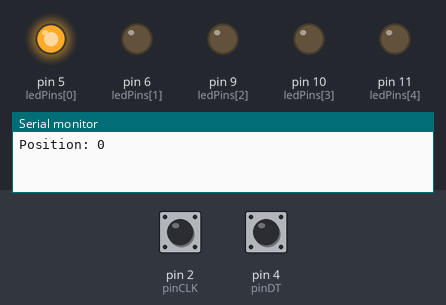
The sketch below on a simulated Arduino Uno, built with avr-gcc and run on an emulated ATmega328P. Shown: output pins drawn as LEDs (lit = HIGH), the last lines printed to the serial monitor. Inputs (shaded band) come from the test bench; at power-on: pin 2 (pinCLK) HIGH, pin 4 (pinDT) HIGH.

Above: at 1.2 s.
1.3 s: pin 2 (pinCLK) pulled LOW for 0.15 s
At 1.37 s:
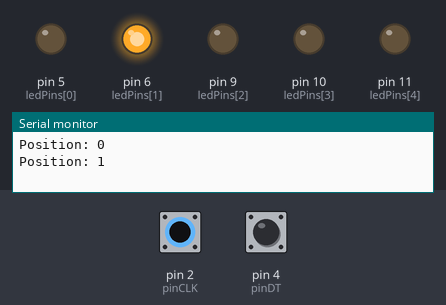
2.9 s: pin 2 (pinCLK) pulled LOW for 3.2 s
At 7.5 s:
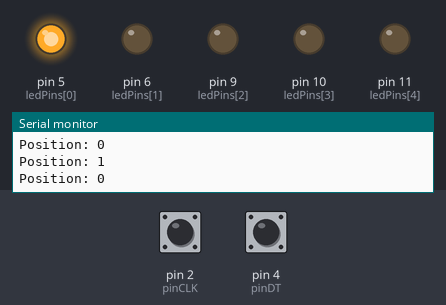
Timing chart, 0 to 9.0 s (numbered marks = the images above; inputs shaded):
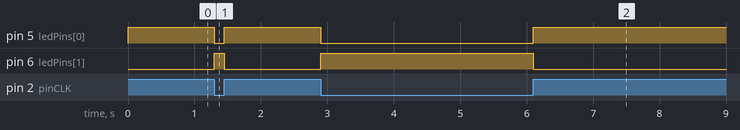

Measured:
- after the input at 1.3 s, pin 5 (ledPins[0]): HIGH → LOW at once, → HIGH 0.15 s later; pin 6 (ledPins[1]): LOW → HIGH at once, → LOW 0.15 s later
- after the input at 2.9 s, pin 5 (ledPins[0]): HIGH → LOW at once, → HIGH 3.2 s later; pin 6 (ledPins[1]): LOW → HIGH at once, → LOW 3.2 s later

The sketch:

lab05scoll_copy.ino
```cpp
// Define the connection pins for the rotary encoder
const int pinCLK = 2; // Connected to CLK on the encoder
const int pinDT = 4;  // Connected to DT on the encoder
int encoderPos = 0; // Start position for the encoder
int lastEncoderPos = 0; // Stores the last position of the encoder
boolean encoderALast = LOW;
boolean encoderB;

// Define the LEDs and the number of LEDs
const int ledPins[] = {5, 6, 9, 10, 11}; // Connect LEDs to these pins
const int numLeds = sizeof(ledPins) / sizeof(int);

void setup() {
  // Setup the LED pins
  for (int i = 0; i < numLeds; i++) {
    pinMode(ledPins[i], OUTPUT);
    digitalWrite(ledPins[i], LOW); // Make sure all LEDs are off initially
  }

  // Setup the encoder pins
  pinMode(pinCLK, INPUT);
  pinMode(pinDT, INPUT);

  // Enable pull-up resistor
  digitalWrite(pinCLK, HIGH);
  digitalWrite(pinDT, HIGH);

  // Initialize the serial port (for debugging)
  Serial.begin(9600);
}

void loop() {
  // Read the current state of CLK
  boolean encoderA = digitalRead(pinCLK);

  // If the previous and the current state of CLK are different, then a pulse occurred
  if (encoderA != encoderALast) { // Means the knob is rotating
    // If the DT state is different than the CLK state, that means the encoder is rotating clockwise
    if (digitalRead(pinDT) != encoderA) {
      encoderPos++;
      if (encoderPos >= numLeds) {
        encoderPos = numLeds - 1; // Prevent going beyond the last LED
      }
    } else {
      encoderPos--;
      if (encoderPos < 0) {
        encoderPos = 0; // Prevent going below the first LED
      }
    }
    // Update LEDs to reflect new position
    updateLEDs(encoderPos);

    Serial.print("Position: ");
    Serial.println(encoderPos); // Output for debugging
  }
  encoderALast = encoderA; // Update the previous state of CLK with the current state
}

void updateLEDs(int position) {
  // Turn off all LEDs first
  for (int i = 0; i < numLeds; i++) {
    digitalWrite(ledPins[i], LOW);
  }
  // Then turn on the LED at the current position
  digitalWrite(ledPins[position], HIGH);
}
```
